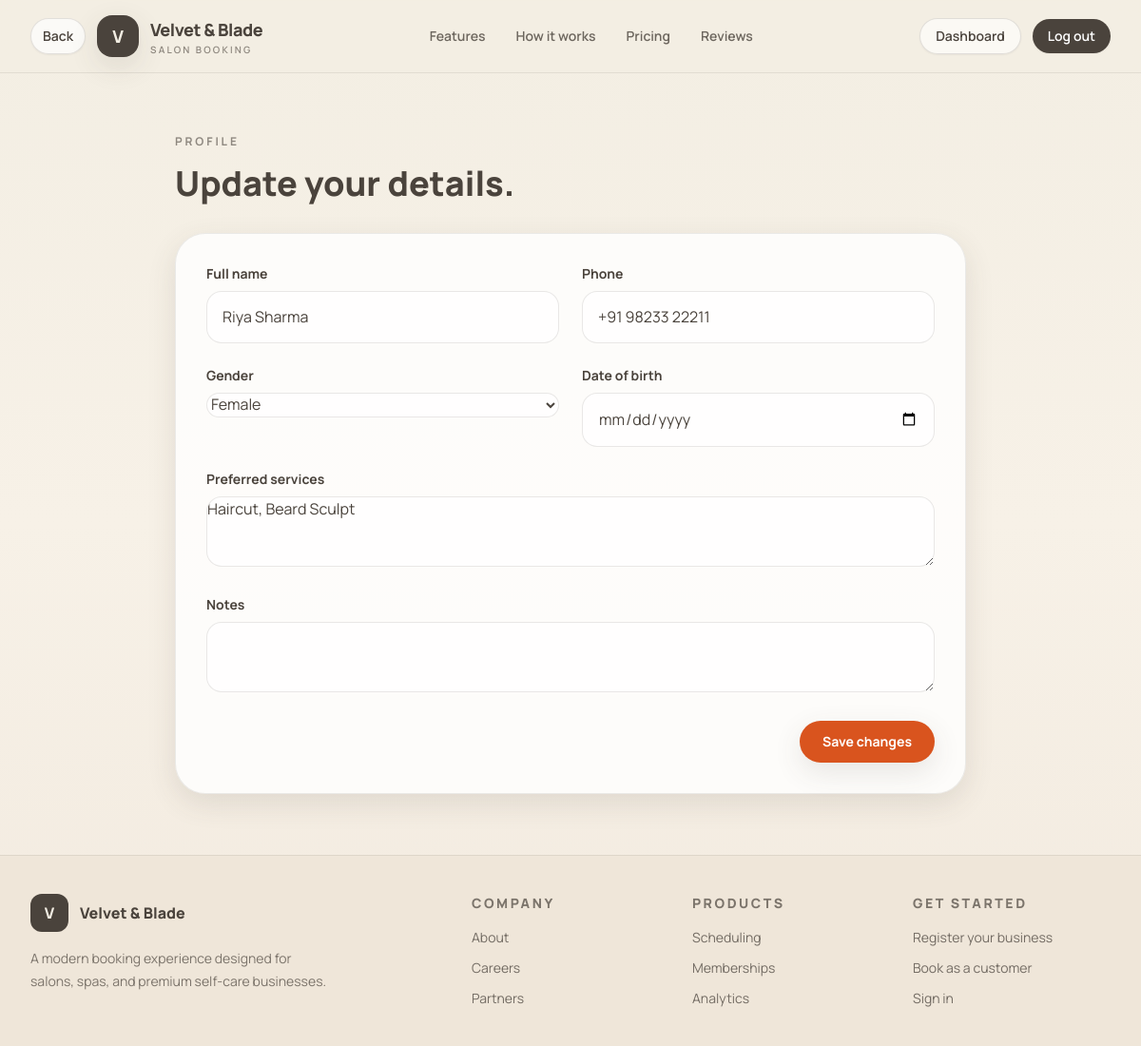
The app's page /dashboard/profile/ (signed in) with its own data.
### users/models.py (models this page shows, shortened)
class CustomerProfile(models.Model):
    GENDER_CHOICES = [
        ('female', 'Female'),
        ('male', 'Male'),
        ('non_binary', 'Non-binary'),
        ('prefer_not_to_say', 'Prefer not to say'),
    ]
    user = models.OneToOneField(User, on_delete=models.CASCADE, related_name='customer_profile')
    full_name = models.CharField(max_length=200)
    phone = models.CharField(max_length=30, blank=True)
    gender = models.CharField(max_length=24, choices=GENDER_CHOICES, default='prefer_not_to_say')
    date_of_birth = models.DateField(blank=True, null=True)
    preferred_services = models.TextField(blank=True)
    notes = models.TextField(blank=True)
    created_at = models.DateTimeField(auto_now_add=True)

### users/views.py (the view)
# urls.py: path('profile/', profile, name='profile'),
@login_required
def profile(request):
    profile = CustomerProfile.objects.filter(user=request.user).first()
    form = CustomerProfileForm(request.POST or None, instance=profile)
    if request.method == 'POST' and form.is_valid():
        saved = form.save(commit=False)
        saved.user = request.user
        saved.save()
        messages.success(request, 'Your profile has been updated.')
        return redirect('users:dashboard')
    return render(request, 'users/profile.html', {'form': form, 'profile': profile})

### users/forms.py
class CustomerProfileForm(forms.ModelForm):
    class Meta:
        model = CustomerProfile
        fields = ['full_name', 'phone', 'gender', 'date_of_birth', 'preferred_services', 'notes']
        widgets = {
            'date_of_birth': forms.DateInput(attrs={'type': 'date'}),
            'preferred_services': forms.Textarea(attrs={'rows': 3}),
            'notes': forms.Textarea(attrs={'rows': 3}),
        }

### templates/users/profile.html (shortened to what this page needs)
{% extends 'base.html' %}
{% block content %}
<section class="mx-auto max-w-4xl px-4 py-16 sm:px-6 lg:px-8">
  <div class="mb-8">
    <p class="text-xs font-bold uppercase tracking-[0.24em] text-taupe/60">Profile</p>
    <h1 class="mt-4 text-4xl font-extrabold text-taupe">Update your details.</h1>
  </div>
  <div class="rounded-[32px] border border-taupe/10 bg-white/80 p-8 shadow-soft">
    <form method="post" class="grid gap-6 md:grid-cols-2">
      {% for field in form %}
        <div class="{% if field.name == 'notes' or field.name == 'preferred_services' %}md:col-span-2{% endif %}">
          <label for="{{ field.id_for_label }}" class="mb-2 block text-sm font-bold text-taupe">{{ field.label }}</label>
          {{ field }}
        </div>
      {% endfor %}
      <div class="md:col-span-2 flex justify-end">
        <button type="submit" class="rounded-full bg-terracotta px-6 py-3 text-sm font-bold text-white shadow-soft transition hover:bg-clay">Save changes</button>
      </div>
    </form>
  </div>
</section>
{% endblock %}

### static/css/styles.css (style rules this page uses)
:root { --parchment: #F3EEE3; --taupe: #4A433C; --sandstone: #E6DFD1; --terracotta: #D9541E; --clay: #C84728; --ink: #271F1B; }
body { background: var(--parchment); color: var(--taupe); }
input, select, textarea, button { font: inherit; }
input[type='text'], input[type='email'], input[type='password'], input[type='date'], input[type='time'], select, textarea { width: 100%; border: 1px solid rgba(74, 67, 60, 0.12); background: rgba(255, 255, 255, 0.7); border-radius: 1rem; padding: 0.9rem 1rem; color: var(--taupe); transition: border-color 0.2s ease, box-shadow 0.2s ease; }
button { cursor: pointer; }

### records on screen
CustomerProfile: form "Riya Sharma" "+91 98233 22211" "Female" "Haircut, Beard Sculpt"

### other values on screen
{{ field.label }} "Full name" "Phone" "Gender" "Date of birth" "Preferred services" "Notes"
